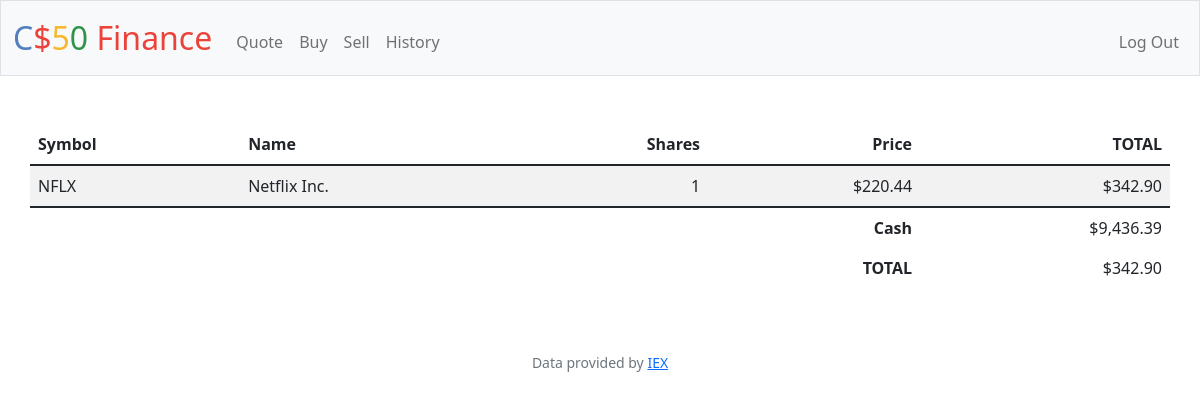
The page / (signed in) on the database its author committed.
### tables this page shows
CREATE TABLE shares (
            id INTEGER PRIMARY KEY AUTOINCREMENT NOT NULL,
            symbol TEXT NOT NULL,
            name TEXT NOT NULL,
            price NUMERIC NOT NULL,
            share_qty REAL NOT NULL,
            purchased_on TEXT,
            sold_on TEXT,
            owner_id INTEGER,
            FOREIGN KEY (owner_id)
            REFERENCES users (id)
                ON UPDATE CASCADE
                ON DELETE CASCADE
        );

### app.py (the view)
@app.route("/")
@login_required
def index():
    user_shares = db.execute('SELECT cash, SUM(price * share_qty) AS sum, symbol,name,price, share_qty FROM users JOIN shares ON owner_id = users.id WHERE users.id = ? ORDER BY purchased_on DESC;', session['user_id'])
    cash = user_shares[0]['cash']
    total_share = user_shares[0]['sum'] or 0
    return render_template('home.html', usd=usd, user_shares=user_shares, int_format=int_format, user_cash=cash, total_share=total_share)

### app.py (called while the page is built)
@app.after_request
def after_request(response):
    response.headers["Cache-Control"] = "no-cache, no-store, must-revalidate"
    response.headers["Expires"] = 0
    response.headers["Pragma"] = "no-cache"
    return response

### helpers.py (called while the page is built)
def login_required(f):
    @wraps(f)
    def decorated_function(*args, **kwargs):
        if session.get("user_id") is None:
            return redirect("/login")
        return f(*args, **kwargs)
    return decorated_function

def usd(value):
    return f"${value:,.2f}"

def int_format(value):
    return int(value)

### templates/home.html
{% extends "layout.html" %} {% block title %} Home {% endblock %} {% block main
%}
<table class="table table-striped container">
  <thead>
    <tr>
      <th class="text-start">Symbol</th>
      <th class="text-start">Name</th>
      <th class="text-end">Shares</th>
      <th class="text-end">Price</th>
      <th class="text-end">TOTAL</th>
    </tr>
  </thead>
  <tbody>
    {% for share in user_shares %}
    <tr>
      <td class="text-start">{{share.symbol}}</td>
      <td class="text-start">{{share.name }}</td>
      <td class="text-end">{{int_format(share.share_qty)}}</td>
      <td class="text-end">{{usd(share.price)}}</td>
      <td class="text-end">{{usd(total_share)}}</td>
    </tr>
    {% endfor %}
  </tbody>
  <tfoot>
    <tr>
      <td class="border-0 fw-bold text-end" colspan="4">Cash</td>
      <td  class="border-0  text-end">{{usd(user_cash)}}</td>
    </tr>
    <tr>
      <td class="border-0 fw-bold text-end" colspan="4">TOTAL</td>
      <td  class="border-0 text-end">{{ usd(total_share)}}</td>
    </tr>
  </tfoot>
</table>
{% endblock %}

### rows shown on the page
shares: symbol "NFLX", name "Netflix Inc.", owner "1", price "$220.44", usd "$342.90"

### other values the page prints
{{ usd(user_cash) }} "$9,436.39"
{{ usd(total_share) }} "$342.90"
